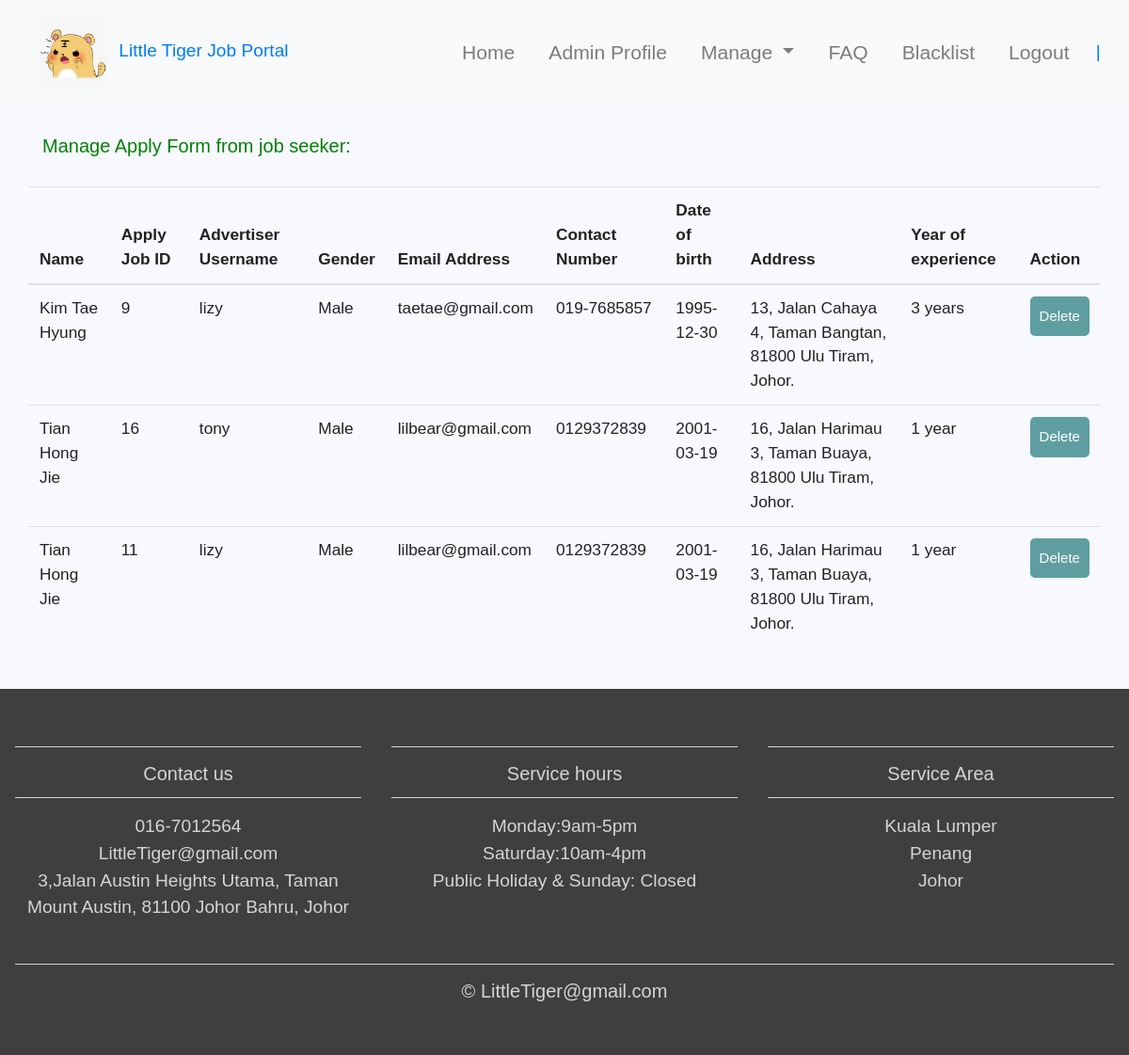
/adminapply.php, run on the app's committed database.
### tables this page shows
CREATE TABLE IF NOT EXISTS `applyjob` (
  `id` int(11) NOT NULL AUTO_INCREMENT,
  `name` varchar(100) NOT NULL,
  `applyJobID` int(100) NOT NULL,
  `advertiserUsername` varchar(100) NOT NULL,
  `gender` varchar(100) NOT NULL,
  `email` varchar(100) NOT NULL,
  `contactNo` varchar(100) NOT NULL,
  `dob` varchar(100) NOT NULL,
  `address` varchar(100) NOT NULL,
  `yearOfExperience` varchar(100) NOT NULL,
  PRIMARY KEY (`id`)
);

### adminapply.php (the view, shortened to what this page needs)
<?php include('server.php') ;
?>
<!DOCTYPE html>
<html lang="en">
<head>
	<link rel="stylesheet" href="https://maxcdn.bootstrapcdn.com/bootstrap/4.0.0/css/bootstrap.min.css">
	<link href="css/style.css" rel="stylesheet">
</head>
<body>
<nav class="navbar navbar-expand-md navbar-light bg-light sticky-top">
<div class="container-fluid">
	<a class="navbvar-brand" href="#"><img class="logo" src="img/Tiger.jpg">Little Tiger Job Portal</a>
	<div class="collapse navbar-collapse" id="navbarResponsive">
		<ul class="navbar-nav ml-auto">
		<li class="nav-item">
			<a class="nav-link" href="admin.php">Home</a>
        </li>
        <li class="nav-item">
			<a class="nav-link" href="adminprofile.php">Admin Profile</a>
		</li>
        <li class="nav-item dropdown">
        <a class="nav-link dropdown-toggle" href="#" id="navbarDropdown" role="button" data-toggle="dropdown" aria-haspopup="true" aria-expanded="false">
          Manage
        </a>
      </li>
		<li class="nav-item">
			<a class="nav-link" href="adminfaq.php">FAQ</a>
        </li>
        <li class="nav-item">
			<a class="nav-link" href="adminblacklist.php">Blacklist</a>
		</li>
		<li class="nav-item">
			<a class="nav-link" href="index.php">Logout</a>
		</li>
	</ul>
    <a class="navbvar-brand" href="#">| <?php echo $_SESSION['username']; ?></a>
</div>
</div>
</nav>
<div>
    <div class="container">
    <?php
        $mysqli = new mysqli('localhost', 'root', 'password', 'jobportal') or die(mysqli_error($mysqli));
        $result = $mysqli->query("SELECT * FROM applyjob") or die($mysqli_error);
        ?>
        <br>
        <p style="color:green; font-size:20px;">Manage Apply Form from job seeker:</p><br>
        <div class="row justify-content-center" ><br>
            <table class="table">
                <thead>
                    <tr>
                        <th>Name</th>
                        <th>Apply Job ID</th>
                        <th>Advertiser Username</th>
                        <th>Gender</th>
                        <th>Email Address</th>
                        <th>Contact Number</th>
                        <th>Date of birth</th>
                        <th>Address</th>
                        <th>Year of experience</th>
                        <th colspan="8">Action</th>
                </thead>
        <?php
            while ($row = $result->fetch_assoc()): ?>
                <tr>
                    <td><?php echo $row['name']; ?></td>
                    <td><?php echo $row['applyJobID']; ?></td>
                    <td><?php echo $row['advertiserUsername']; ?></td>
                    <td><?php echo $row['gender']; ?></td>
                    <td><?php echo $row['email']; ?></td>
                    <td><?php echo $row['contactNo']; ?></td>
                    <td><?php echo $row['dob']; ?></td>
                    <td><?php echo $row['address']; ?></td>
                    <td><?php echo $row['yearOfExperience']; ?></td>
                    <td>
                            <a href="adminapply.php?delete=<?php echo $row['id']; ?>"
                            class="btn btn-danger">Delete</a>
                    </td>
                </tr>
            <?php endwhile; ?>
            </table>
        </div>
        </div>
</div>
<br>
<footer>
<div class="container-fluid padding">
<div class="row text-center">
	<div class="col-md-4">
		<hr class="light">
		<h5>Contact us</h5>
		<hr class="light">
		<p>016-7012564</p>
		<p>LittleTiger@gmail.com</p>
		<p>3,Jalan Austin Heights Utama,
		Taman Mount Austin, 81100 Johor Bahru, Johor</p>
	</div>
	    <div class="col-md-4">
		<hr class="light">
		<h5>Service hours</h5>
		<hr class="light">
		<p>Monday:9am-5pm</p>
		<p>Saturday:10am-4pm</p>
		<p>Public Holiday & Sunday: Closed</p>
	</div>
	<div class="col-md-4">
		<hr class="light">
		<h5>Service Area</h5>
		<hr class="light">
		<p>Kuala Lumper</p>
		<p>Penang</p>
		<p>Johor</p>
	</div>
	<div class="col-12">
		<hr class="light-100">
		<h5>&COPY; LittleTiger@gmail.com</h5>
	</div>
	</div>
</div></body>
</html>

### css/style.css (style rules this page uses)
.logo { height: 80px; padding: 2px 10px; }
html, body { height: 100%; width: 100%; font-family: 'Poppins',sans-serif; color:#222; }
.navbar { padding: .8em; }
.navbar-nav li { padding-right: 20px; }
.nav-link { font-size: 1.1em !important; }
.padding { padding-bottom: 2rem; }
footer { background-color: #3f3f3f; color: #d5d5d5; padding-top: 2rem; }
hr.light { border-top: 1px solid #d5d5d5; width: 100%; margin-top: .8rem; margin-bottom: 1rem; }
hr.light-100 { border-top: 1px solid #d5d5d5; width: 100%; margin-top: .8rem; margin-bottom: 1rem; }
[class*="col-"] { padding: 1rem; }
* { margin: 0px; padding: 0px; }
body { font-size: 120%; background: #F8F8FF; }
.btn { padding: 10px; font-size: 15px; color: white; background: #5F9EA0; border: none; border-radius: 5px; }
.table { font-size: 90%; }
body { font-family: arial; }
p { margin: 0; padding: 0; }

### data on the page
applyjob: name "Kim Tae Hyung", applyJobID "9", advertiserUsername "lizy", gender "Male", email "taetae@gmail.com", contactNo "019-7685857", dob "1995-12-30", address "13, Jalan Cahaya 4, Taman Bangtan, 81800 Ulu Tiram, Johor.", yearOfExperience "3 years"
applyjob: name "Tian Hong Jie", applyJobID "16", advertiserUsername "tony", gender "Male", email "lilbear@gmail.com", contactNo "0129372839", dob "2001-03-19", address "16, Jalan Harimau 3, Taman Buaya, 81800 Ulu Tiram, Johor.", yearOfExperience "1 year"
applyjob: name "Tian Hong Jie", applyJobID "11", advertiserUsername "lizy", gender "Male", email "lilbear@gmail.com", contactNo "0129372839", dob "2001-03-19", address "16, Jalan Harimau 3, Taman Buaya, 81800 Ulu Tiram, Johor.", yearOfExperience "1 year"
